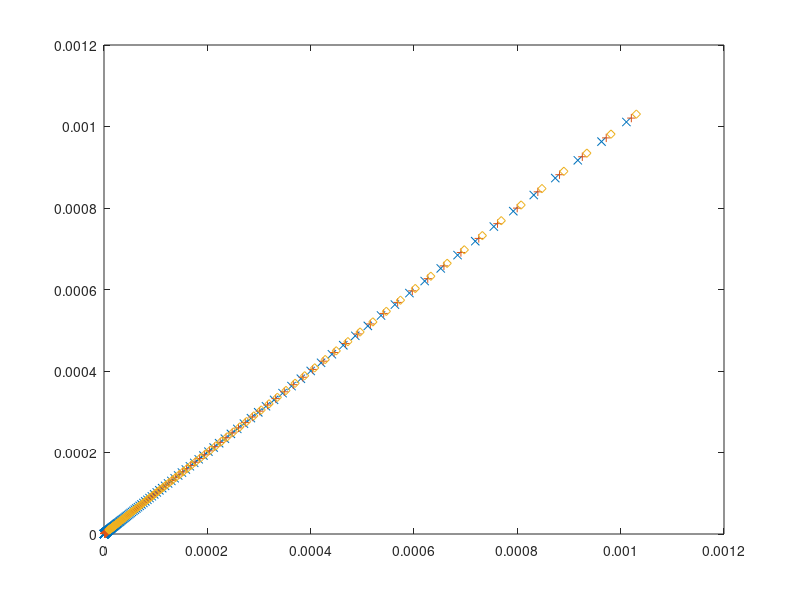

Reproduce this figure in MATLAB.
clear all;
close all;


vvmin = [1e-7,1e-6,1e-5];
vmax = 1e-3;

mrks = {'x','+','d'}

a = 1.05;

for j = 1:length(vvmin)
vmin = vvmin(j)
i = 1;
v = 0;
v(1) = vmin;
while v(i)<vmax
    v(i+1) = v(i)*a;
    i = i+1;
end

y = ones(1,length(v));
figure(1)
plot(v,v,mrks{j}); hold on;

end